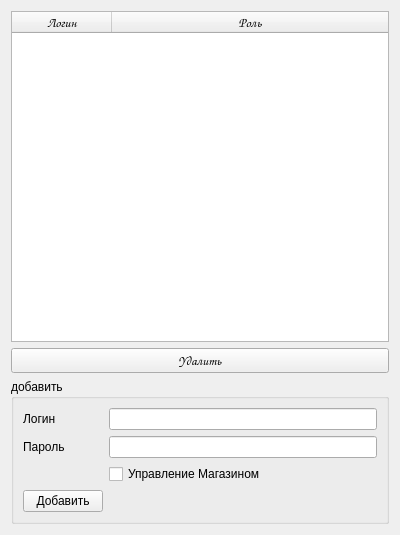
<?xml version="1.0" encoding="UTF-8"?>
<ui version="4.0">
 <class>Users</class>
 <widget class="QWidget" name="Users">
  <property name="geometry">
   <rect>
    <x>0</x>
    <y>0</y>
    <width>400</width>
    <height>535</height>
   </rect>
  </property>
  <property name="windowTitle">
   <string>Управление пользователями</string>
  </property>
  <layout class="QGridLayout" name="gridLayout">
   <item row="2" column="0">
    <widget class="QGroupBox" name="groupBox">
     <property name="title">
      <string>добавить</string>
     </property>
     <layout class="QGridLayout" name="gridLayout_2">
      <item row="5" column="0">
       <widget class="QPushButton" name="add">
        <property name="text">
         <string>Добавить</string>
        </property>
       </widget>
      </item>
      <item row="0" column="0">
       <widget class="QLabel" name="label">
        <property name="text">
         <string>Логин</string>
        </property>
       </widget>
      </item>
      <item row="3" column="0">
       <widget class="QLabel" name="label_2">
        <property name="text">
         <string>Пароль</string>
        </property>
       </widget>
      </item>
      <item row="0" column="1">
       <widget class="QLineEdit" name="login"/>
      </item>
      <item row="3" column="1">
       <widget class="QLineEdit" name="password"/>
      </item>
      <item row="4" column="1">
       <widget class="QCheckBox" name="isSuper">
        <property name="text">
         <string>Управление Магазином</string>
        </property>
       </widget>
      </item>
     </layout>
    </widget>
   </item>
   <item row="0" column="0">
    <widget class="QTableWidget" name="table">
     <property name="font">
      <font>
       <family>Comic Sans MS</family>
       <pointsize>10</pointsize>
      </font>
     </property>
     <attribute name="horizontalHeaderStretchLastSection">
      <bool>true</bool>
     </attribute>
     <column>
      <property name="text">
       <string>Логин</string>
      </property>
     </column>
     <column>
      <property name="text">
       <string>Роль</string>
      </property>
     </column>
    </widget>
   </item>
   <item row="1" column="0">
    <widget class="QPushButton" name="remove">
     <property name="font">
      <font>
       <family>Comic Sans MS</family>
       <pointsize>10</pointsize>
      </font>
     </property>
     <property name="text">
      <string>Удалить</string>
     </property>
    </widget>
   </item>
  </layout>
 </widget>
 <resources/>
 <connections/>
</ui>
